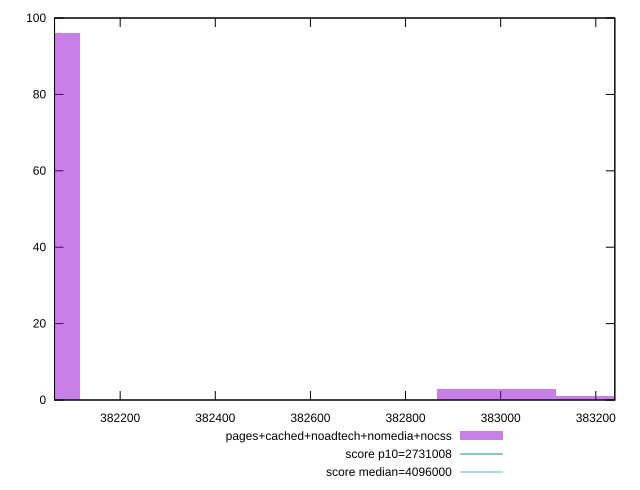

Reproduce this figure in gnuplot.
reset

$pagesCachedNoadtechNomediaNocss <<EOF
382990.95078083867 3
381990.32125561114 96
383241.1081621456 1
EOF

set key outside below
set boxwidth 250.15738130688354
set xrange [382062:383240]
set yrange [0:100]
set trange [0:100]
set style fill transparent solid 0.5 noborder

set parametric
set terminal svg size 640, 490 enhanced background rgb 'white'
set output "report_00019_2021-02-10T18-14-37.922Z//total-byte-weight/comparison/histogram/4_vs_5.svg"

plot $pagesCachedNoadtechNomediaNocss title "pages+cached+noadtech+nomedia+nocss" with boxes, \
     2731008,t title "score p10=2731008", \
     4096000,t title "score median=4096000"

reset
